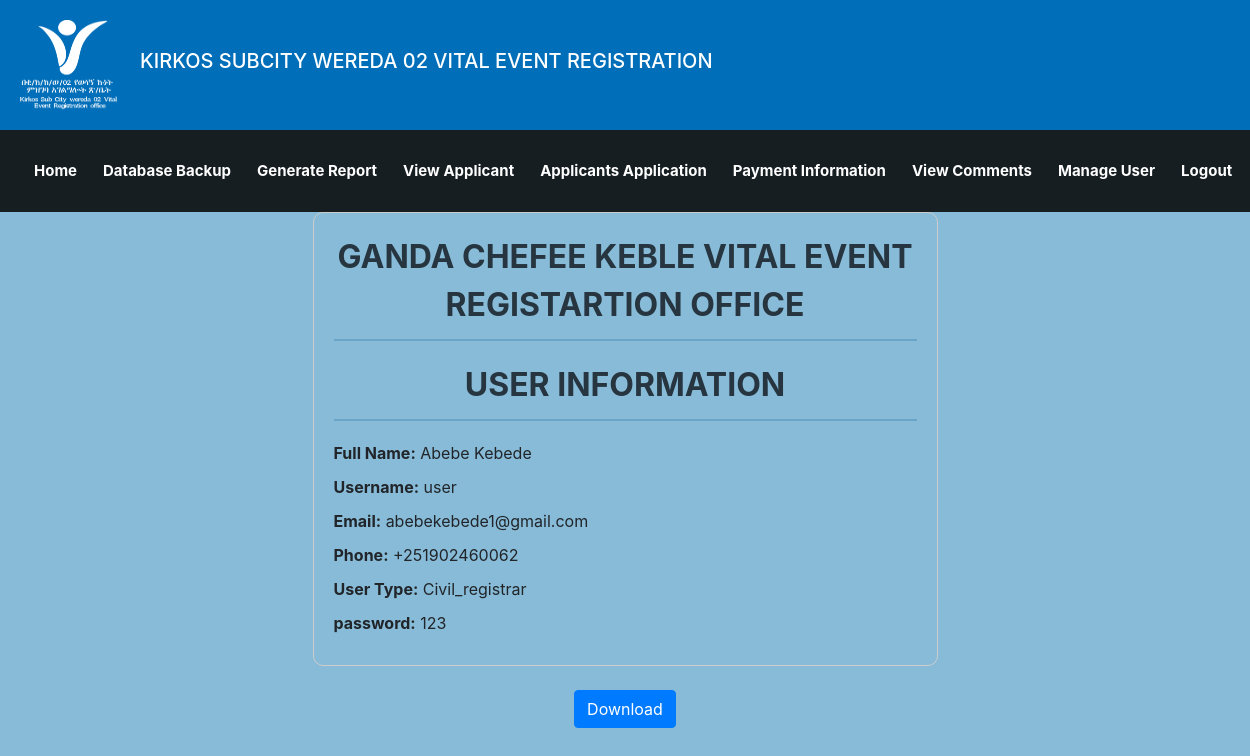
Screenshot of /view_user_manager.php?id=75 (signed in) with the database file from the repository.
### tables this page shows
CREATE TABLE `user` (
  `id` int(11) NOT NULL,
  `full_name` varchar(25) NOT NULL,
  `middle_name` varchar(50) NOT NULL,
  `last_name` varchar(50) NOT NULL,
  `username` varchar(25) NOT NULL,
  `email` varchar(50) NOT NULL DEFAULT 'none',
  `usertype` varchar(15) NOT NULL,
  `phone` varchar(25) NOT NULL DEFAULT 'none',
  `religion` varchar(50) NOT NULL,
  `sex` varchar(10) NOT NULL,
  `password` varchar(20) NOT NULL,
  `k_id_no` varchar(50) DEFAULT 'none',
  `k_id` varchar(80) DEFAULT NULL,
  `states` varchar(50) NOT NULL DEFAULT 'pending',
  `death_status` varchar(50) NOT NULL DEFAULT 'undeath',
  `upgrade_status` varchar(20) NOT NULL,
  `c_status` varchar(50) NOT NULL,
  `reset_token_hash` varchar(64) DEFAULT NULL,
  `reset_token_expires_at` datetime DEFAULT NULL
);

### view_user_manager.php (the view, shortened to what this page needs)
<?php
$conn = mysqli_connect("localhost", "root", "", "vital_event");
if (isset($_GET['id'])) {
    $user_id = $_GET['id'];
    $sql = "SELECT * FROM user WHERE id='$user_id'";
    $result = mysqli_query($conn, $sql);
    if ($result && mysqli_num_rows($result) > 0) {
        $row = mysqli_fetch_assoc($result);
    } else {
        echo "User not found.";
        exit;
    }
} else {
    echo "User ID not provided.";
    exit;
}
function generatePrintablePage($data) {
    echo "<h2>Ganda chefee keble vital event registartion office </h2>";
    echo "<h2>User Information</h2>";
    echo "<p><strong>Full Name:</strong> " . $data['full_name'] . "</p>";
    echo "<p><strong>Username:</strong> " . $data['username'] . "</p>";
    echo "<p><strong>Email:</strong> " . $data['email'] . "</p>";
    echo "<p><strong>Phone:</strong> " . $data['phone'] . "</p>";
    echo "<p><strong>User Type:</strong> " . $data['usertype'] . "</p>";
    echo "<p><strong>password:</strong> " . $data['password'] . "</p>";
}
?>
<!DOCTYPE html>
<html lang="en">
<head>
    <?php include 'admin_css_manager.php'; ?>
</head>
<body>
    <div class="user-info">
        <?php
        if (!empty($row)) {
            generatePrintablePage($row);
        } else {
            echo "User information not available.";
        }
        ?>
    </div><br>
    <center>
    <a href="download_user.php?id=<?php echo $user_id; ?>" class="btn btn-primary">Download</a>
    </center>
</body>
</html>

### view_user_manager.php (style rules this page uses)
body { font-family: Arial, sans-serif; }
.user-info { margin: 0 auto; width: 50%; border: 1px solid #ccc; padding: 20px; border-radius: 10px; }
.user-info p { margin: 10px 0; }

### scroll_css.php (style rules this page uses)
body { font-family: Arial, sans-serif; background-color:rgba(0, 111, 170, 0.47); }
h2 { font-size: 2rem !important; font-weight: bold !important; color: rgb(38, 53, 63) !important; margin-bottom: 20px !important; text-transform: uppercase !important; border-bottom: 2px solid rgba(73, 140, 184, 0.47) !important; padding-bottom: 10px !important; text-align: center !important; line-height: 1.5 !important; }

### admin_css_manager.php (style rules this page uses)
body { background-color:rgba(0, 111, 170, 0.47); }
html, body { height: 100%; margin: 0; }

### rows the page displays
user: full_name "Abebe Kebede", username "user", email "abebekebede1@gmail.com", phone "+251902460062", usertype "Civil_registrar", password "123"

### other values shown
__('head') "KIRKOS SUBCITY WEREDA 02 VITAL EVENT REGISTRATION"
__('Home') "Home"
__('Database Backup') "Database Backup"
__('Generate Report') "Generate Report"
__('View Applicant') "View Applicant"
__('Applicants Application') "Applicants Application"
__('Payment Info') "Payment Information"
__('View Comments') "View Comments"
__('Manage User') "Manage User"
__('Logout') "Logout"
